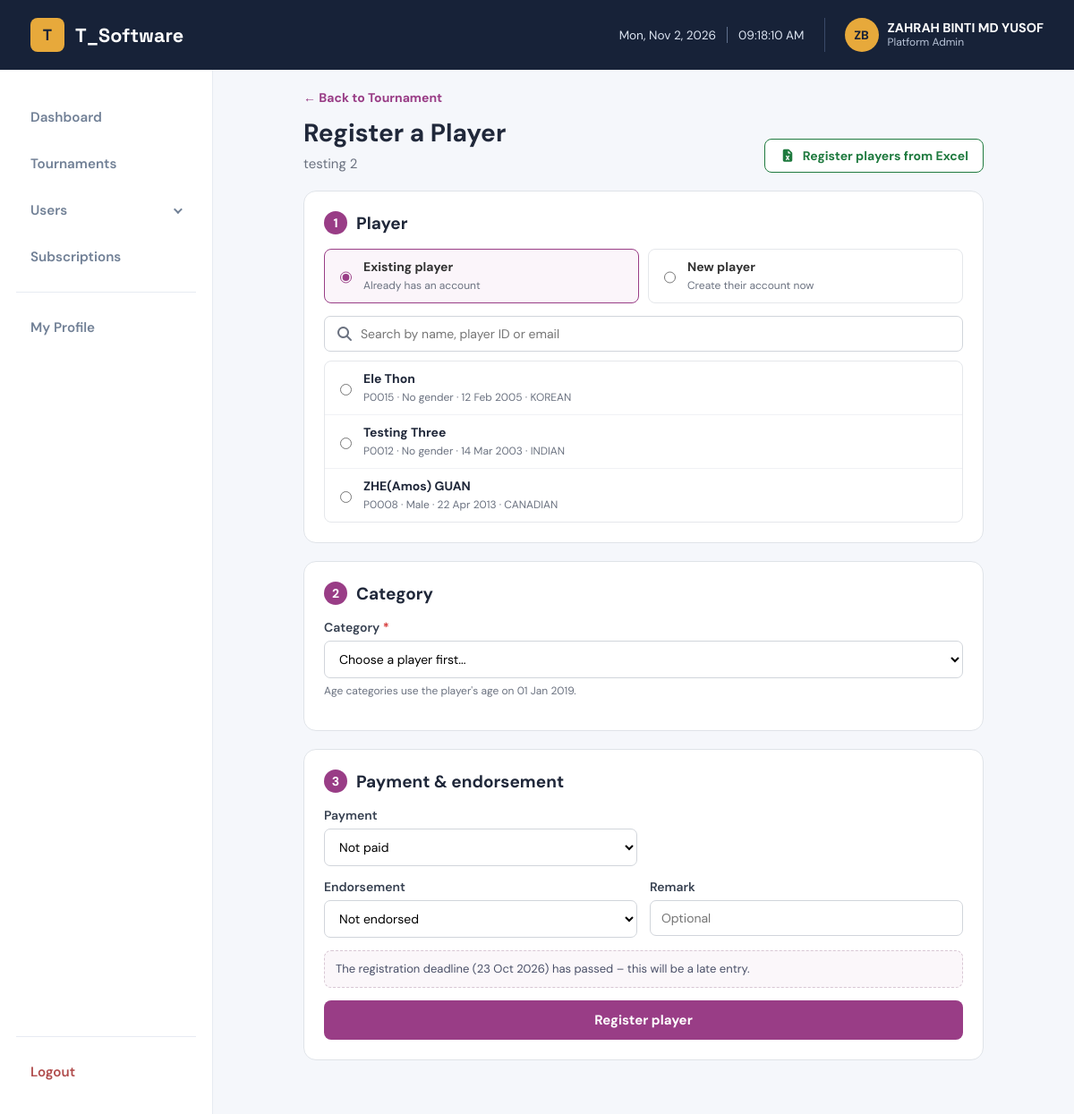
Page /admin/admin_register_player.php?id=57 (signed in) on the committed database.
### tables this page shows
CREATE TABLE `tournament` (
  `tournamentID` int(11) NOT NULL,
  `tournament_startdate` datetime NOT NULL,
  `tournament_enddate` datetime NOT NULL,
  `tournament_name` varchar(255) NOT NULL,
  `tournament_description` mediumtext NOT NULL,
  `tournament_detail_link` varchar(255) NOT NULL,
  `tournament_location` varchar(255) NOT NULL,
  `tournament_country` varchar(100) DEFAULT NULL,
  `tournament_fee` varchar(255) NOT NULL,
  `tournament_deadline` datetime NOT NULL,
  `tournament_age_cutoff` date DEFAULT NULL,
  `tournament_type` varchar(50) NOT NULL,
  `tournament_tshirt_size` varchar(255) DEFAULT NULL,
  `tournament_picture` varchar(255) DEFAULT NULL,
  `registration_field` varchar(10000) NOT NULL,
  `creatorID` varchar(255) NOT NULL
);

CREATE TABLE `players` (
  `playerID` varchar(255) NOT NULL COMMENT 'Player ID',
  `player_email` varchar(255) DEFAULT NULL COMMENT 'Email',
  `player_password` varchar(50) NOT NULL COMMENT 'Player Password',
  `player_full_name` varchar(255) NOT NULL COMMENT 'Full Name',
  `player_first_name` varchar(255) NOT NULL COMMENT 'First Name',
  `player_last_name` varchar(255) NOT NULL COMMENT 'Last Name',
  `player_nationalid` varchar(255) DEFAULT NULL COMMENT 'IC',
  `player_passport` varchar(255) NOT NULL COMMENT 'Passport',
  `player_dob` date NOT NULL COMMENT 'Date of Birth',
  `player_gender` varchar(10) NOT NULL COMMENT 'Gender',
  `player_nationality` varchar(255) NOT NULL COMMENT 'Nationality',
  `player_contact` varchar(50) NOT NULL COMMENT 'Contact Number',
  `player_register` timestamp NOT NULL DEFAULT current_timestamp() COMMENT 'Registration Date',
  `asf_member_no` varchar(255) DEFAULT NULL COMMENT 'ASF Membership No',
  `spin_number` varchar(255) DEFAULT NULL COMMENT 'WSF Spin No',
  `national_ranking` varchar(255) DEFAULT NULL COMMENT 'National Ranking',
  `ajss_ranking` varchar(255) NOT NULL COMMENT 'AJSS Ranking',
  `world_ranking` varchar(255) NOT NULL COMMENT 'World Ranking',
  `player_status` varchar(7) NOT NULL COMMENT 'Status',
  `player_active` enum('active','inactive') NOT NULL DEFAULT 'active' COMMENT 'Active Status',
  `player_profile` varchar(255) DEFAULT NULL COMMENT 'Profile Picture'
);

### admin/admin_register_player.php (the view, shortened to what the rows shown need)
<?php
require_once '../db.php';
require_once 'admin_auth.php';
require_once '../platform_fee.php';
require_once 'admin_registration_helpers.php';
$tournamentID = isset($_GET['id']) ? intval($_GET['id']) : 0;
$stmt = $conn->prepare("SELECT * FROM tournament WHERE tournamentID = ?");
$stmt->bind_param("i", $tournamentID);
$stmt->execute();
$tournament = $stmt->get_result()->fetch_assoc();
$categories = getCategories($conn, $tournamentID);
$subscriptionUnpaid = platformFeeUnpaid($conn, $tournamentID);
$cutoff = $tournament['tournament_age_cutoff'];
$hasCutoff = ageOnCutoff('2000-01-01', $cutoff) !== null;
$stmt = $conn->prepare("
    SELECT playerID, player_full_name, player_gender, player_dob, player_nationality, player_email
    FROM players
    WHERE player_active = 'active'
      AND playerID NOT IN (SELECT playerID FROM tournament_register WHERE tournamentID = ? AND playerID IS NOT NULL)
    ORDER BY player_full_name
");
$stmt->bind_param("i", $tournamentID);
$stmt->execute();
$availablePlayers = $stmt->get_result()->fetch_all(MYSQLI_ASSOC);
$form = [
    'player_mode' => 'existing',
    'playerID' => '',
    'first_name' => '',
    'last_name' => '',
    'gender' => '',
    'dob' => '',
    'nationality' => '',
    'email' => '',
    'contact' => '',
    'national_ranking' => '',
    'ajss_ranking' => '',
    'world_ranking' => '',
    'category' => '',
    'payment_status' => 'NOT PAID',
    'amount_paid' => '',
    'endorsement' => 'NOT ENDORSED',
    'admin_remark' => '',
];
?>
<!DOCTYPE html>
<html lang="en">
<head>
    <link rel="stylesheet" href="https://cdnjs.cloudflare.com/ajax/libs/font-awesome/7.0.1/css/all.min.css">
    <link href="./assets/style.css" rel="stylesheet" type="text/css">
    <link href="./assets/admins.css?v=<?= filemtime(__DIR__ . '/assets/admins.css') ?>" rel="stylesheet" type="text/css">
    <link href="./assets/register_player.css?v=<?= filemtime(__DIR__ . '/assets/register_player.css') ?>" rel="stylesheet" type="text/css">
</head>
<body>
    <?php require_once 'admin_navbar.php'; ?>
    <main class="admins-page">
        <div class="register-wrap">
        <div class="page-title page-title-row">
            <div>
                <h1>Register a Player</h1>
                <p><?= htmlspecialchars($tournament['tournament_name']) ?></p>
            </div>
        </div>
        <?php if ($subscriptionUnpaid): ?>
            <section class="card form-page">
                <p class="muted-text closed-note">
                    <i class="fa-solid fa-lock"></i>
                    Registration for this tournament is closed until the T_Software subscription is paid.
                    <?php if (!isPlatformAdmin()): ?>
                        <a href="admin_platform_payment.php?id=<?= $tournamentID ?>">Pay now</a>
                    <?php endif; ?>
                </p>
            </section>
        <?php elseif (!$categories): ?>
            <section class="card form-page">
                <p class="muted-text closed-note">This tournament has no categories yet, so players can't be registered.</p>
            </section>
        <?php else: ?>
            <form method="POST" action="admin_register_player.php?id=<?= $tournamentID ?>" class="add-form register-form" id="registerForm">
                <section class="card">
                    <h2><span class="step">1</span> Player</h2>
                    <div id="existingPlayer">
                        <?php if ($availablePlayers): ?>
                            <div class="player-pick" id="playerList">
                                <?php foreach ($availablePlayers as $candidate): ?>
                                    <?php
                                    $candidateAge = ageOnCutoff($candidate['player_dob'], $cutoff);
                                    $candidateGender = normalGender($candidate['player_gender']);
                                    ?>
                                    <label class="player-option"
                                           data-search="<?= htmlspecialchars(strtolower($candidate['playerID'] . ' ' . $candidate['player_full_name'] . ' ' . $candidate['player_email'])) ?>"
                                           data-gender="<?= htmlspecialchars((string) $candidateGender) ?>"
                                           data-age="<?= $candidateAge === null ? '' : (int) $candidateAge ?>">
                                        <input type="radio" name="playerID" value="<?= htmlspecialchars($candidate['playerID']) ?>"
                                            <?= $form['playerID'] === $candidate['playerID'] ? 'checked' : '' ?>>
                                        <span class="player-text">
                                            <strong><?= htmlspecialchars($candidate['player_full_name']) ?></strong>
                                            <small>
                                                <?= htmlspecialchars($candidate['playerID']) ?>
                                                &middot; <?= htmlspecialchars($candidateGender ? ucfirst($candidateGender) : 'No gender') ?>
                                                &middot; <?= $candidate['player_dob'] && strpos($candidate['player_dob'], '0000') !== 0 ? date('d M Y', strtotime($candidate['player_dob'])) : 'No date of birth' ?>
                                                &middot; <?= htmlspecialchars($candidate['player_nationality'] ?: '-') ?>
                                            </small>
                                        </span>
                                    </label>
                                <?php endforeach; ?>
                            </div>
                        <?php else: ?>
                            <p class="muted-text">Every player is already registered in this tournament. Add a new player instead.</p>
                        <?php endif; ?>
                    </div>
                </section>
                <section class="card">
                    <h2><span class="step">2</span> Category</h2>
                    <div class="form-group">
                        <label for="category">Category <span class="required">*</span></label>
                        <select id="category" name="category" required>
                            <option value="">Choose a player first...</option>
                        </select>
                        <small class="field-hint" id="categoryHint">
                            <?= $hasCutoff
                                ? 'Age categories use the player\'s age on ' . date('d M Y', strtotime($cutoff)) . '.'
                                : 'This tournament has no age cut-off date.' ?>
                        </small>
                    </div>
                </section>
                <section class="card">
                    <h2><span class="step">3</span> Payment &amp; endorsement</h2>
                    <div class="form-row">
                        <div class="form-group">
                        </div>
                    </div>
                    <div class="form-row">
                        <div class="form-group">
                        </div>
                        <div class="form-group">
                        </div>
                    </div>
                    <?php if (strtotime($tournament['tournament_deadline']) < time()): ?>
                        <p class="password-note">
                            The registration deadline (<?= date('d M Y', strtotime($tournament['tournament_deadline'])) ?>) has passed &ndash;
                            this will be a late entry.
                        </p>
                    <?php endif; ?>
                    <button type="submit" class="add-btn">Register player</button>
                </section>
            </form>
        <?php endif; ?>
        </div>
    </main>
</body>
</html>

### admin/admin_navbar.php (shortened to what the rows shown need)
<header class="site-header">
    <nav>
        <div class="nav-right">
            <?php
            $navName = $currentAdmin['admin_name'] ?? '';
            $navInitials = strtoupper(implode('', array_map(function ($word) {
                return substr($word, 0, 1);
            }, array_slice(preg_split('/\s+/', trim($navName)), 0, 2))));
            $navPhoto = null;
            ?>
            <a href="admin_my_profile.php" class="nav-user" title="My Profile">
                <span class="nav-avatar">
                    <?php if ($navPhoto): ?>
                        <img src="<?= htmlspecialchars($navPhoto) ?>" alt="">
                    <?php else: ?>
                        <?= htmlspecialchars($navInitials) ?>
                    <?php endif; ?>
                </span>
                <span class="nav-user-text">
                    <strong><?= htmlspecialchars($navName) ?></strong>
                    <small><?= isPlatformAdmin() ? 'Platform Admin' : 'Tournament Organizer' ?></small>
                </span>
            </a>
        </div>
    </nav>
</header>

### rows in the picture
tournament: tournament_name "testing 2", tournament_age_cutoff "01 Jan 2019", tournament_deadline "23 Oct 2026"
players: playerID "☐ Ele Thon P0015 · No gender · 1", player_full_name "Ele Thon", playerID "P0015", candidateGender "No gender", player_dob "12 Feb 2005", player_nationality "KOREAN"
players: playerID "☐ Testing Three P0012 · No gende", player_full_name "Testing Three", playerID "P0012", candidateGender "No gender", player_dob "14 Mar 2003", player_nationality "INDIAN"
players: playerID "☐ ZHE(Amos) GUAN P0008 · Male ·", player_full_name "ZHE(Amos) GUAN", playerID "P0008", player_gender "Male", player_dob "22 Apr 2013", player_nationality "CANADIAN"

### other values in the picture
$navInitials "ZB"
$navName "ZAHRAH BINTI MD YUSOF"
